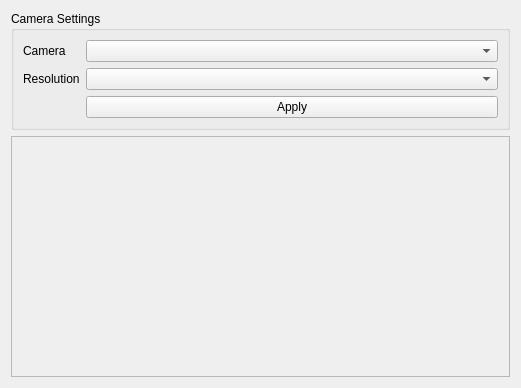
<?xml version="1.0" encoding="UTF-8"?>
<ui version="4.0">
 <class>CameraTestWidgetForm</class>
 <widget class="QWidget" name="CameraTestWidgetForm">
  <property name="geometry">
   <rect>
    <x>0</x>
    <y>0</y>
    <width>521</width>
    <height>388</height>
   </rect>
  </property>
  <property name="windowTitle">
   <string>CameraTestWidgetForm Title</string>
  </property>
  <layout class="QVBoxLayout" name="verticalLayout" stretch="0,1">
   <item>
    <widget class="QGroupBox" name="groupBox">
     <property name="title">
      <string>Camera Settings</string>
     </property>
     <layout class="QFormLayout" name="formLayout">
      <item row="0" column="0">
       <widget class="QLabel" name="label">
        <property name="text">
         <string>Camera</string>
        </property>
       </widget>
      </item>
      <item row="0" column="1">
       <widget class="QComboBox" name="camInfo"/>
      </item>
      <item row="1" column="0">
       <widget class="QLabel" name="label_2">
        <property name="text">
         <string>Resolution</string>
        </property>
       </widget>
      </item>
      <item row="1" column="1">
       <widget class="QComboBox" name="camResolution"/>
      </item>
      <item row="2" column="1">
       <widget class="QPushButton" name="pushButton">
        <property name="text">
         <string>Apply</string>
        </property>
       </widget>
      </item>
     </layout>
    </widget>
   </item>
   <item>
    <widget class="QFrame" name="videoContainer">
     <property name="frameShape">
      <enum>QFrame::StyledPanel</enum>
     </property>
     <property name="frameShadow">
      <enum>QFrame::Plain</enum>
     </property>
    </widget>
   </item>
  </layout>
 </widget>
 <resources/>
 <connections/>
</ui>
